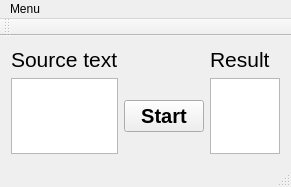
<?xml version="1.0" encoding="UTF-8"?>
<ui version="4.0">
 <class>MainWindow</class>
 <widget class="QMainWindow" name="MainWindow">
  <property name="geometry">
   <rect>
    <x>0</x>
    <y>0</y>
    <width>262</width>
    <height>187</height>
   </rect>
  </property>
  <property name="windowTitle">
   <string>MainWindow</string>
  </property>
  <widget class="QWidget" name="centralWidget">
   <layout class="QGridLayout" name="gridLayout">
    <item row="1" column="0">
     <widget class="QTextBrowser" name="textInput">
      <property name="toolTip">
       <string>Здесь будет текст из файла</string>
      </property>
      <property name="readOnly">
       <bool>true</bool>
      </property>
     </widget>
    </item>
    <item row="0" column="2">
     <widget class="QLabel" name="label_2">
      <property name="font">
       <font>
        <pointsize>16</pointsize>
       </font>
      </property>
      <property name="text">
       <string>Result</string>
      </property>
     </widget>
    </item>
    <item row="0" column="0">
     <widget class="QLabel" name="label">
      <property name="font">
       <font>
        <pointsize>16</pointsize>
       </font>
      </property>
      <property name="text">
       <string>&lt;!DOCTYPE HTML PUBLIC &quot;-//W3C//DTD HTML 4.0//EN&quot; &quot;http://www.w3.org/TR/REC-html40/strict.dtd&quot;&gt;
&lt;html&gt;&lt;head&gt;&lt;meta name=&quot;qrichtext&quot; content=&quot;1&quot; /&gt;&lt;style type=&quot;text/css&quot;&gt;
p, li { white-space: pre-wrap; }
&lt;/style&gt;&lt;/head&gt;&lt;body style=&quot; font-family:'MS Shell Dlg 2'; font-size:16pt; font-weight:400; font-style:normal;&quot;&gt;
&lt;p style=&quot; margin-top:0px; margin-bottom:0px; margin-left:0px; margin-right:0px; -qt-block-indent:0; text-indent:0px;&quot;&gt;&lt;span style=&quot; font-family:'MS Shell Dlg 2';&quot;&gt;Source text&lt;/span&gt;&lt;/p&gt;&lt;/body&gt;&lt;/html&gt;</string>
      </property>
     </widget>
    </item>
    <item row="1" column="2">
     <widget class="QTextBrowser" name="textOutput">
      <property name="toolTip">
       <string>Тут появится результат работы</string>
      </property>
     </widget>
    </item>
    <item row="1" column="1">
     <widget class="QPushButton" name="pushButton">
      <property name="font">
       <font>
        <pointsize>15</pointsize>
        <weight>75</weight>
        <bold>true</bold>
       </font>
      </property>
      <property name="toolTip">
       <string>Нажми, чтобы выбрать текстовый файл</string>
      </property>
      <property name="text">
       <string>Start</string>
      </property>
     </widget>
    </item>
   </layout>
  </widget>
  <widget class="QToolBar" name="mainToolBar">
   <attribute name="toolBarArea">
    <enum>TopToolBarArea</enum>
   </attribute>
   <attribute name="toolBarBreak">
    <bool>false</bool>
   </attribute>
  </widget>
  <widget class="QStatusBar" name="statusBar"/>
  <widget class="QMenuBar" name="menuBar">
   <property name="geometry">
    <rect>
     <x>0</x>
     <y>0</y>
     <width>262</width>
     <height>17</height>
    </rect>
   </property>
   <widget class="QMenu" name="menuMenu">
    <property name="title">
     <string>Menu</string>
    </property>
   </widget>
   <addaction name="menuMenu"/>
  </widget>
  <action name="actionOpen_file">
   <property name="text">
    <string>Open file</string>
   </property>
   <property name="toolTip">
    <string>Open file</string>
   </property>
   <property name="shortcut">
    <string>Ctrl+O</string>
   </property>
  </action>
 </widget>
 <layoutdefault spacing="6" margin="11"/>
 <resources/>
 <connections/>
</ui>
